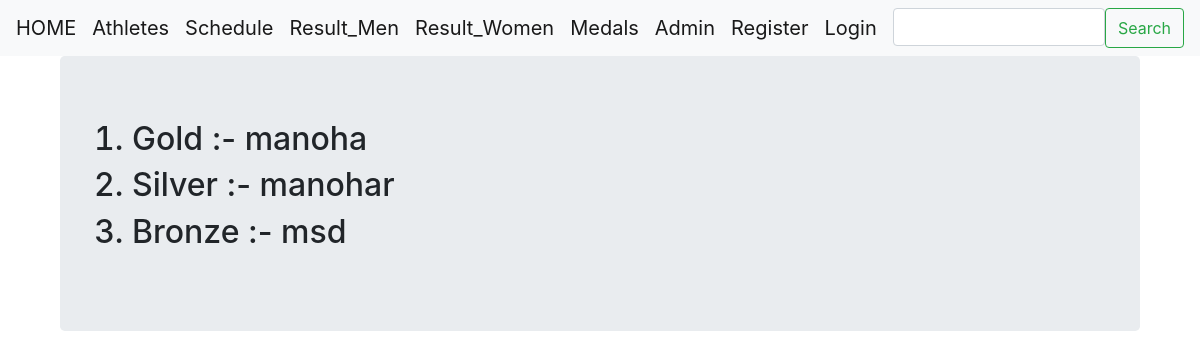
Screenshot of /sangarsh/result_men/4/ with the database file from the repository.
### basic_app/models.py (models this page shows, shortened)
class Result_Men(models.Model):
    CRICKET = 'Cricket'
    FOOTBALL = 'Football'
    HOCKEY = 'Hockey'
    BADMINTON = 'Badminton'
    VOLLEYBALL = 'Volleyball'
    SPORT_CHOICES = [
        (CRICKET, 'Cricket'),
        (FOOTBALL, 'Football'),
        (HOCKEY, 'Hockey'),
        (BADMINTON, 'Badminton'),
        (VOLLEYBALL, 'Volleyball'),
    ]
    sport = models.CharField(max_length = 32,choices = SPORT_CHOICES,null=False, blank=False,default='',unique=True)
    gold_medal = models.ForeignKey(User,on_delete = models.CASCADE,related_name="gold_men",null=True,blank=True,default = 'gold')
    silver_medal = models.ForeignKey(User,on_delete = models.CASCADE,related_name="silver_men",null=True,blank=True)
    bronze_medal = models.ForeignKey(User,on_delete = models.CASCADE,related_name="bronze_men",null=True,blank=True)
    class Meta:
        unique_together = ('gold_medal','silver_medal','bronze_medal',)

### basic_app/views.py (the view)
# urls.py: path('result_men/<int:pk>/',views.ResultMenDetailView.as_view(),name = "result_men_detail"),
class ResultMenDetailView(DetailView):
    context_object_name = "result_men_detail"
    model = models.Result_Men
    template_name = 'basic_app/result_men_detail.html'

### templates/basic_app/result_men_detail.html
{% extends "basic_app/base.html" %}
{% load static %}
{% block body_block %}
  <div class="container">
    <div class="jumbotron">
      <ol>
        <h2><li>Gold :- {{result_men_detail.gold_medal}}</li></h2>
        <h2><li>Silver :- {{result_men_detail.silver_medal}}</li></h2>
        <h2><li>Bronze :- {{result_men_detail.bronze_medal}}</li></h2>
      </ol>
  </div>
</div>
{% endblock %}

### rows the page displays
Result_Men: gold_medal "manoha", silver_medal "manohar", bronze_medal "msd"
